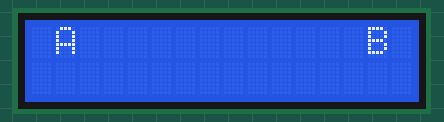
Recording of a sketch running on a simulated Arduino Uno, built with avr-gcc and run on an emulated ATmega328P. Shown: 16×2 character LCD.

Above: at 0.1 s.
At 0.7 s:
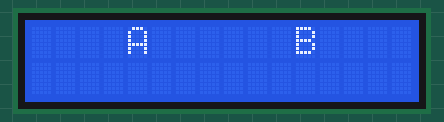
At 1.3 s:
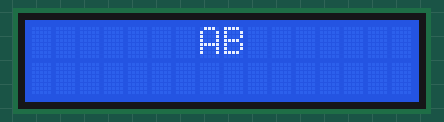

The sketch:

LCD_Display.ino
```cpp
// include the library code:
#include <LiquidCrystal.h>
int a=1;
int b=14;
// initialize the library with the numbers of the interface pins
LiquidCrystal lcd(12, 11, 5, 4, 3, 2);

void setup() {
  // set up the LCD's number of columns and rows:
  lcd.begin(16, 2);
  lcd.print('A');
  lcd.setCursor(15,0);
  lcd.print('B');
  // Print a message to the LCD.
  while(a<=9 && b>=8)
  {
    lcd.clear();
    lcd.setCursor(a,0);
    lcd.print('A');
    lcd.setCursor(b,0);
    lcd.print('B');

    a++;
    b--;
    delay(200);
  }

}

void loop() {
  // Turn off the display:

}
```
